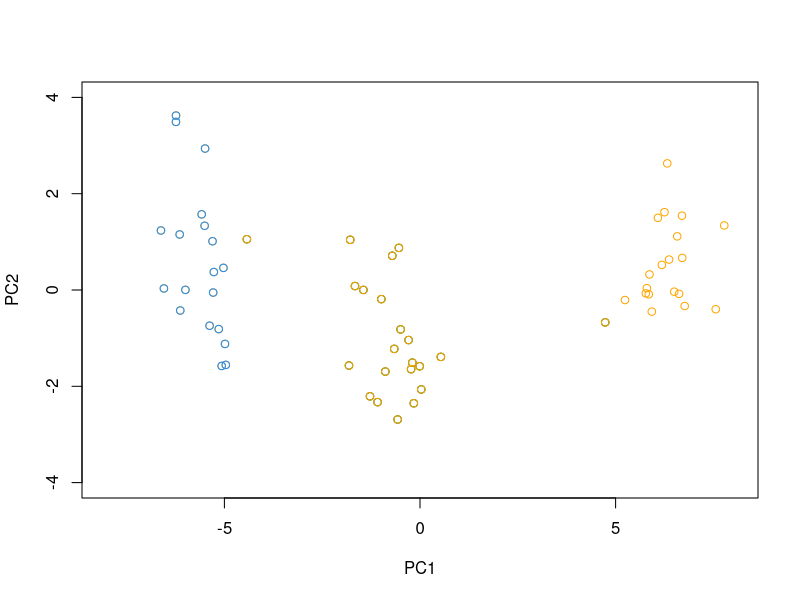
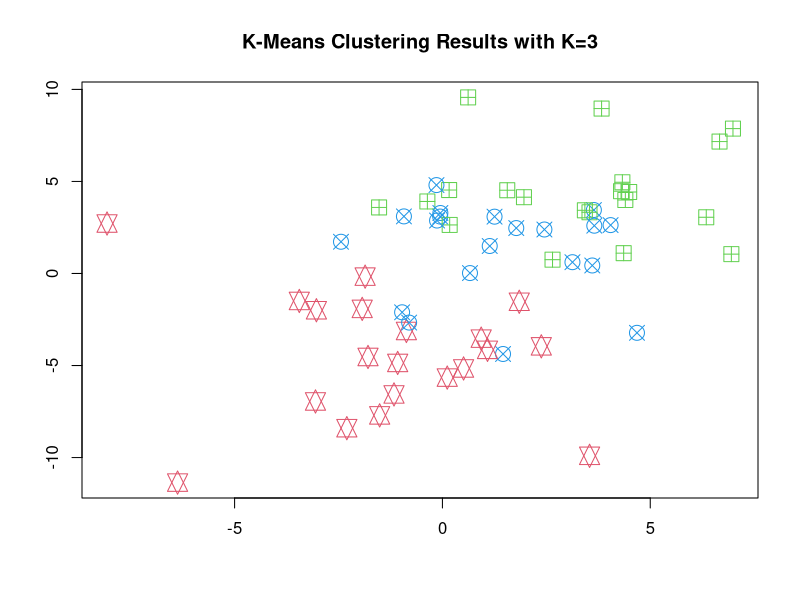
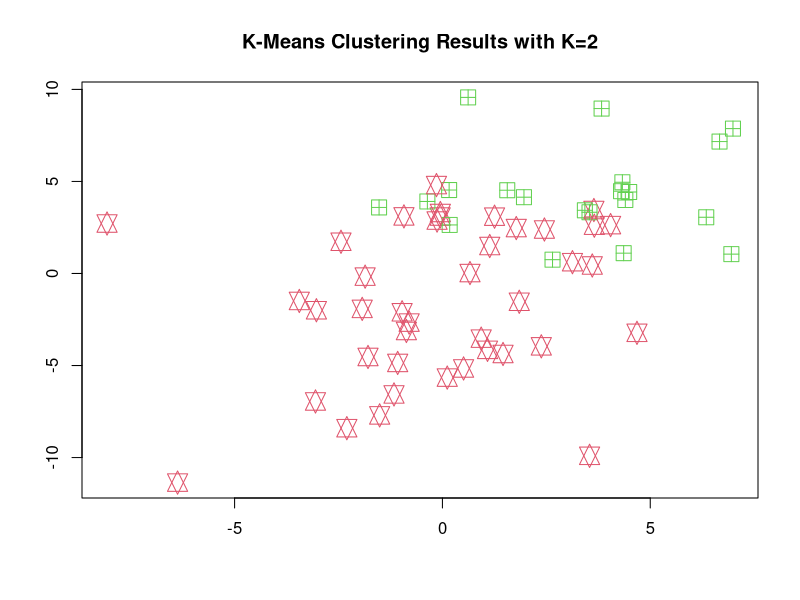
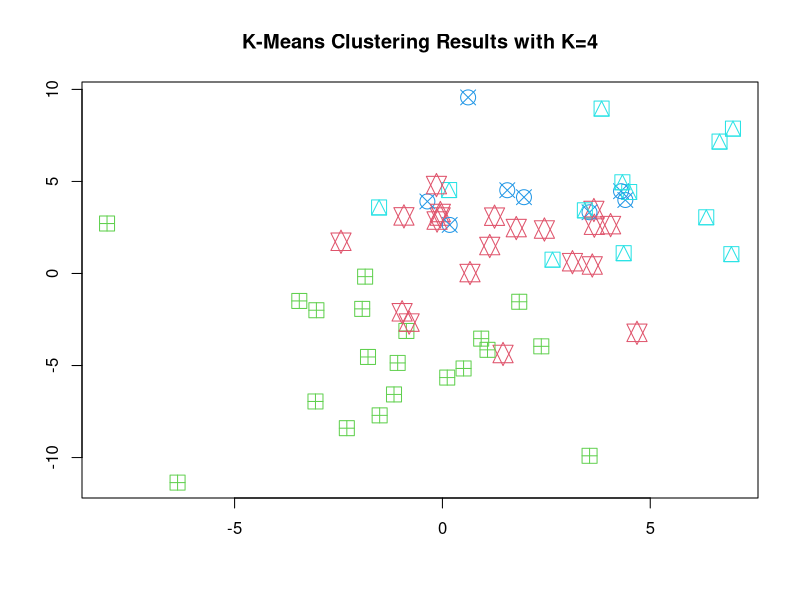
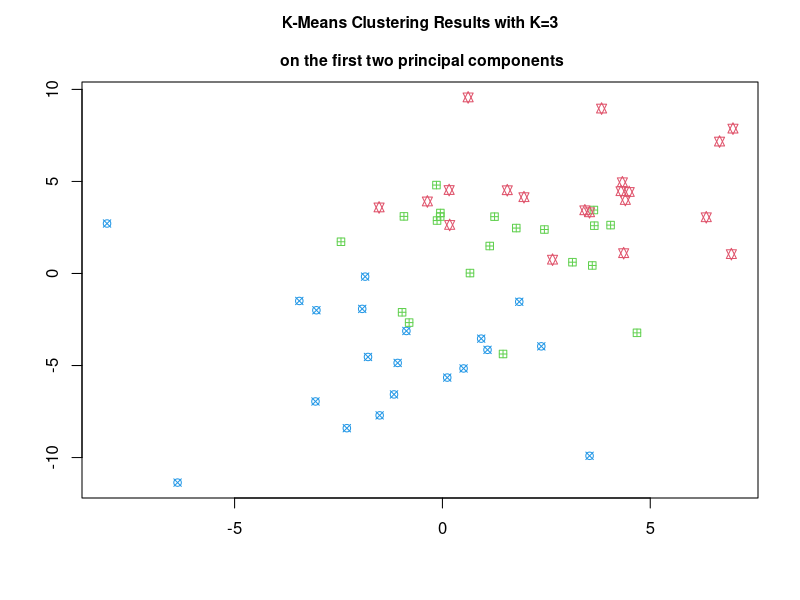
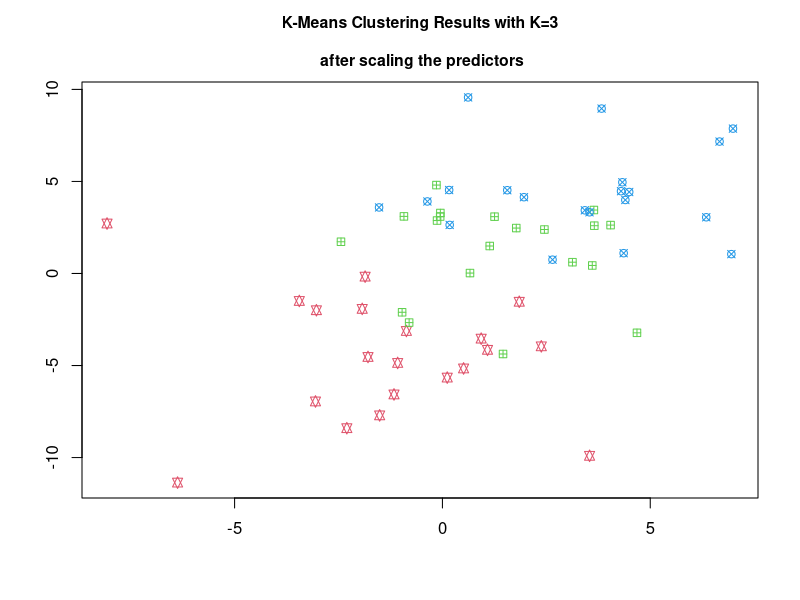

The R script that drew these images, in order:
## ISLR Ch 10 Ex 10

library(clusterGeneration)

# a)
set.seed(11)
# grd <- genRandomClust(numClust = 3,
#                       numNonNoisy = 45,
#                       numNoisy = 5,
#                       sepVal = .7,
#                       rangeVar = c(1, 100),
#                       clustszind = 1,
#                       clustSizeEq = 20,
#                       outputDatFlag = F)
tmp<-simClustDesign(numClust=3,
                    sepVal=.7,
                    numNonNoisy=50,
                    numNoisy = 0,
                    numReplicate=1,
                    clustszind = 1,
                    clustSizeEq = 20,
                    outputDatFlag = F)
x1 <- tmp$datList$"1"$testJLG3v50nv0out0_1

# b)
pca.out = prcomp(x1, scale = T)

PC12 <- pca.out$x[,1:2]
cluster1 <- pca.out$x["PC1" >= 4.9,1:2]
cluster2 <- subset(PC12, PC12[,1] <= 4.9 & PC12[,1] >= -4.8)
cluster3 <- subset(PC12, PC12[,1] <= -4.8)

plot(cluster2, col = "darkgreen",
     xlab="PC1", ylab="PC2", xlim = c(-8, 8), ylim = c(-4, 4))
points(cluster1, col = "orange")
points(cluster3, col = "dodgerblue")

summary(pca.out)
pca.out$x[,1:2]

# c)
km.out = kmeans(x1, 3, nstart=20)
plot(x1, col = (km.out$cluster + 1), 
     main="K-Means Clustering Results with K=3", 
     xlab="", ylab="", pch=(km.out$cluster + 10), cex=2)
#table(km.out$cluster, c(rep(1,20), rep(2,20), rep(3,20)))

# d)
km.out2 <- kmeans(x1, 2, nstart=20)
km.out2$cluster
plot(x1, col = (km.out2$cluster + 1), 
     main="K-Means Clustering Results with K=2", 
     xlab="", ylab="", pch=(km.out2$cluster + 10), cex=2)

# e)
km.out4 <- kmeans(x1, 4, nstart=20)
km.out4$cluster
plot(x1, col = (km.out4$cluster + 1), 
     main="K-Means Clustering Results with K=4", 
     xlab="", ylab="", pch=(km.out4$cluster + 10), cex=2)

# f)
km.out.pc <- kmeans(pca.out$x[,1:2], 3, nstart=20)
table(km.out.pc$cluster, c(rep(1,20), rep(2,20), rep(3,20)))
plot(x1, col = (km.out.pc$cluster + 1), 
     main="K-Means Clustering Results with K=3
     \n on the first two principal components", 
     xlab="", ylab="", pch=(km.out.pc$cluster + 10), cex.main=.95)

# g)
km.out.sc = kmeans(scale(x1), 3, nstart=20)
km.out.sc$cluster
plot(x1, col = (km.out.sc$cluster + 1), 
     main="K-Means Clustering Results with K=3
     \n after scaling the predictors", 
     xlab="", ylab="", pch=(km.out.sc$cluster + 10), cex.main=.95)
